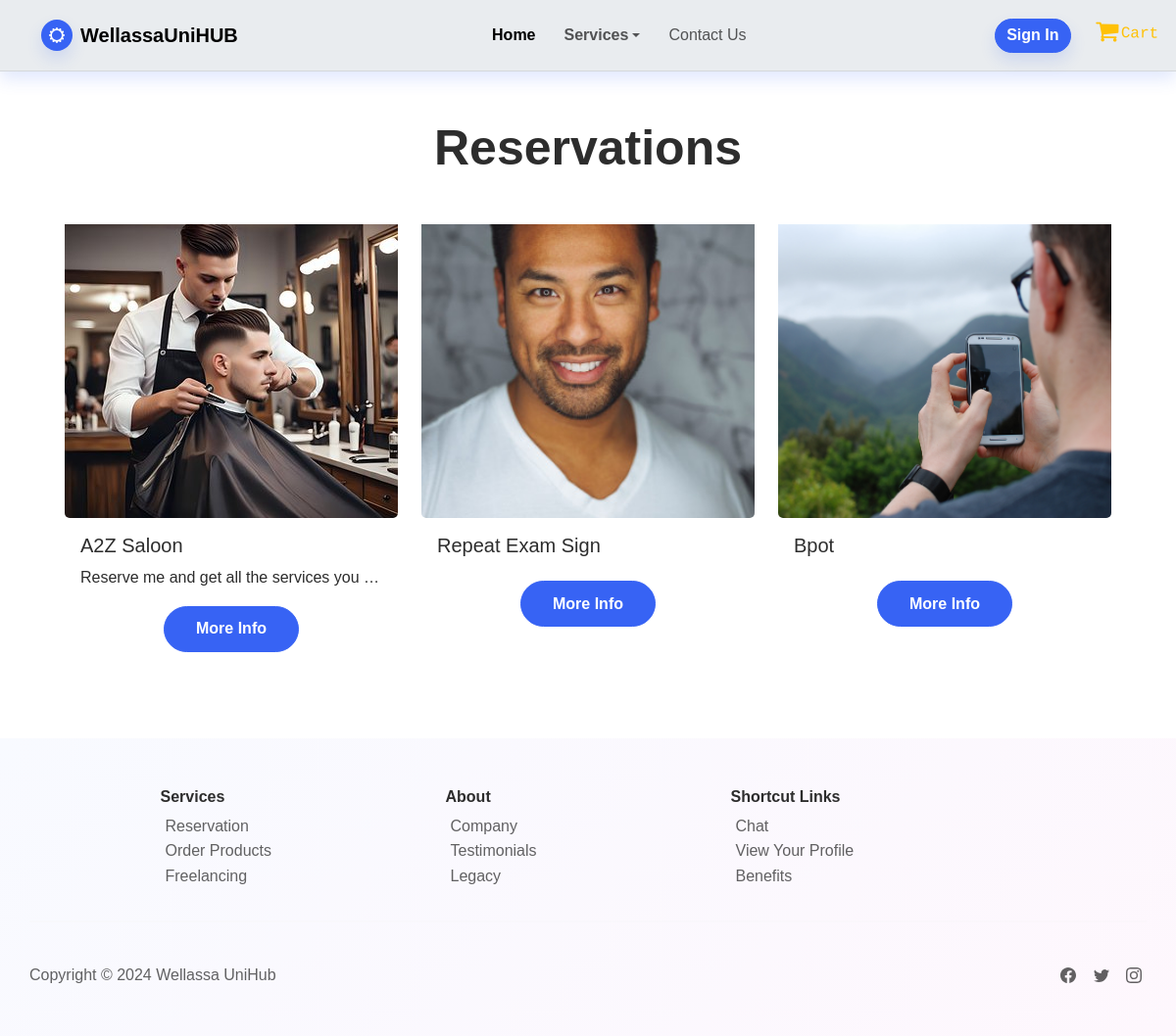
Screenshot of /Reservations.php with the database file from the repository.
### tables this page shows
CREATE TABLE `user` (
  `user_id` varchar(10) NOT NULL,
  `first_name` varchar(50) DEFAULT NULL,
  `last_name` varchar(50) DEFAULT NULL,
  `email` varchar(100) NOT NULL,
  `contact_number` varchar(15) NOT NULL,
  `user_type` enum('customer','admin','sp_products','sp_reservation','sp_freelance') NOT NULL,
  `password` varchar(255) NOT NULL,
  `joined_date` date NOT NULL,
  `profile_photo` varchar(255) DEFAULT NULL,
  `business_name` varchar(100) DEFAULT NULL,
  `nic_number` varchar(16) DEFAULT NULL,
  `whatsapp_number` varchar(15) DEFAULT NULL,
  `service_address` varchar(255) DEFAULT NULL,
  `auth_key` varchar(255) DEFAULT NULL,
  `auth_key_expires` datetime DEFAULT NULL,
  `status` enum('active','disabled') DEFAULT NULL,
  `description` text DEFAULT NULL,
  `amount_per` float DEFAULT NULL
);

### Reservations.php (the view, shortened to what this page needs)
<?php
if (!isset($_SESSION['user_type'])) {
    $utype = "sp_reservation";
} else {
    $utype = "sp_reservation";
}
?>
<!DOCTYPE html>
<html data-bs-theme="light" lang="en">
<head>
    <link rel="stylesheet" href="assets/bootstrap/css/bootstrap.min.css" />
    <link rel="stylesheet" href="https://cdnjs.cloudflare.com/ajax/libs/font-awesome/4.7.0/css/font-awesome.min.css" />
    <link rel="stylesheet" href="assets/css/styles.min.css" />
    <link rel="stylesheet" href="https://cdn.jsdelivr.net/npm/daterangepicker/daterangepicker.css" />
</head>
<body>
    <?php
    if (isset($_SESSION['user_name'])) {
        include './navbar2.php';
    } else {
        include './navbar.php';
    }
    ?>
    <div class="container">
        <section class="py-5">
            <div class="container" style="color: var(--bs-highlight-color);">
                <h1 class="text-center mb-4"><strong>Reservations</strong></h1>
                <div class="container mt-5">
                    <div class="row justify-content-center">
                        <?php
                        $dbconnector = new DbConnection();
                        $conn = $dbconnector->getConnection();
                        $sql = "SELECT * FROM user where user_type = 'sp_reservation' AND status = 'active'";
                        $result = $conn->query($sql);
                        if ($result->num_rows > 0) {
                            while ($row = $result->fetch_assoc()) {
                                echo '<div class="col-md-4">';
                                echo '<div class="card mb-4 glass-card">';
                                echo '<img src=".' . htmlspecialchars($row['profile_photo']) . '" class="card-img-top img-fluid" alt="Profile Picture of ' . $row['business_name'] . '" style="height: 300px; object-fit: cover;">';
                                echo '<div class="card-body">';
                                echo '<h5 class="card-title">' . $row['business_name'] . '</h5>';
                                echo '<p class="card-text text-truncate" >' . $row['description'] . '</p>';
                                echo '</div>';
                                if ($utype == "") {
                                    echo '<div class="d-flex justify-content-center">';
                                    echo '<a href="./signup.php" class="btn btn-primary rounded-pill mt-auto mb-3">login for More</a>';
                                    echo '</div>';
                                } else {
                                    echo '<div class="d-flex justify-content-center">';
                                    echo '<a href="Reservation_view.php?userId=' . $row['user_id'] . '" class="btn btn-primary rounded-pill mt-auto mb-3">More Info</a>';
                                    echo '</div>';
                                }
                                echo '</div>';
                                echo '</div>';
                            }
                        } else {
                            die("No records of service providers in the database");
                        }
                        ?>
                    </div>
                </div>
        </section>
    </div>
    <?php
    include './footer.php';
    ?>
</body>
</html>

### rows the page displays
user: profile_photo (picture), business_name "A2Z Saloon", description "Reserve me and get all the services you…"
user: profile_photo (picture), business_name "Repeat Exam Sign"
user: profile_photo (picture), business_name "Bpot"
